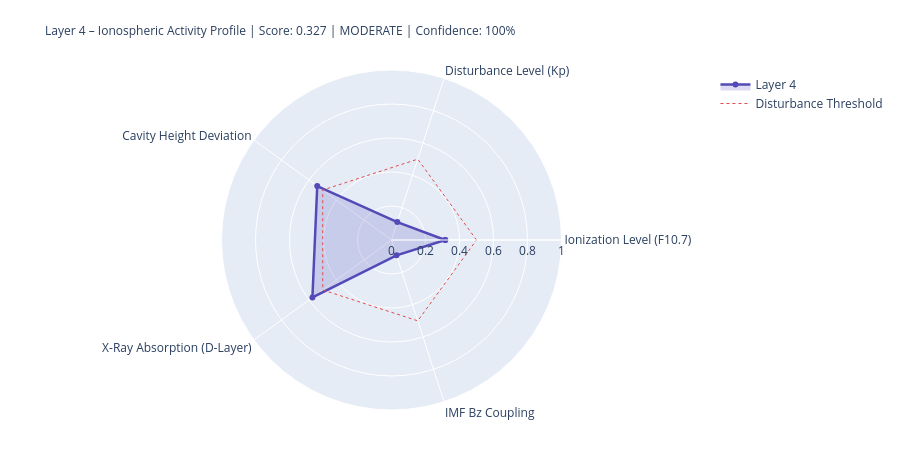

Write notebook code for a chart like this one.
### Markdown cell above
---
## 4. State Assessment & Handoff to Layer 5

### Code cell
# ============================================================
# LAYER-4-SCORE
# ============================================================

COMPONENTS = {
    'Ionization Level (F10.7)':    {'score': ioniz,       'source': 'primary' if f107_now else 'from_layer0', 'dynamic': True},
    'Disturbance Level (Kp)':          {'score': disturb,     'source': 'primary' if kp_now   else 'from_layer0', 'dynamic': True},
    'Cavity Height Deviation':    {'score': h_dev,       'source': 'derived',                                'dynamic': True},
    'X-Ray Absorption (D-Layer)':{'score': xray_ioniz,  'source': 'primary' if xray_now else 'missing',     'dynamic': True},
    'IMF Bz Coupling':             {'score': bz_coupling, 'source': 'primary' if bz_now   else 'from_layer0', 'dynamic': True},
}

available    = {k: v['score'] for k, v in COMPONENTS.items() if v['score'] is not None}
unavailable  = [k for k, v in COMPONENTS.items() if v['score'] is None]
layer4_score = round(sum(available.values()) / len(available), 4) if available else None
confidence   = round(len(available) / len(COMPONENTS), 2)
level = ('unknown' if layer4_score is None
         else 'quiet'   if layer4_score < 0.3
         else 'moderate' if layer4_score < 0.6
         else 'active')
dominant_l4 = max(available, key=available.get) if available else 'none'

# Resonance delta for Schumann SR-1
sr1_ref = schumann_freq(1, 80.0)
sr1_now = schumann_freq(1, h_eff)
sr1_delta_mhz = (sr1_now - sr1_ref) * 1000

# Propagation conditions
prop_cond = ('disturbed'   if kp_val > 4
             else 'unsettled' if kp_val > 2
             else 'normal')
if xray_class in ['X', 'M']:
    prop_cond = 'Radio-Blackout moeglich'

W = 68
print('=' * W)
print('LAYER 4 – IONOSPHERE – STATE ASSESSMENT')
print('=' * W)
for name, comp in COMPONENTS.items():
    s = comp['score']
    if s is not None:
        bar = '█' * int(s * 20) + '░' * (20 - int(s * 20))
        print(f'  {name:<36} {bar}  {s:.3f}  [{comp["source"]}]')
    else:
        print(f'  {name:<36} {"─" * 20}  n/a   [missing]')
print('-' * W)
print(f'  Score:          {layer4_score:.3f}  ({len(available)}/{len(COMPONENTS)} components)')
print(f'  Confidence:     {confidence:.0%}')
print(f'  Level:          {level.upper()}')
print(f'  Dominant:       {dominant_l4}')
print(f'  Cavity height:  {h_eff:.1f} km  (Ref: 80.0 km)')
print(f'  SR-1:           {sr1_now:.3f} Hz  (Δ {sr1_delta_mhz:+.1f} mHz vs. ref)')
print(f'  Propagation:    {prop_cond}')
print(f'  X-Ray:          {xray_class}-class  ({xray_now:.2e} W/m²)' if xray_now else '  X-Ray:          n/a')
print('=' * W)

# Radar
cats   = list(available.keys())
vals_r = list(available.values())
if len(cats) >= 3:
    fig = go.Figure()
    fig.add_trace(go.Scatterpolar(
        r=vals_r + [vals_r[0]], theta=cats + [cats[0]],
        fill='toself', fillcolor='rgba(83,74,183,0.20)',
        line=dict(color='#534AB7', width=2.5), name='Layer 4'
    ))
    fig.add_trace(go.Scatterpolar(
        r=[0.5] * (len(cats)+1), theta=cats + [cats[0]],
        line=dict(color='#E24B4A', dash='dot', width=1),
        mode='lines', name='Disturbance Threshold'
    ))
    fig.update_layout(
        title=dict(
            text=f'Layer 4 – Ionospheric Activity Profile | Score: {layer4_score:.3f} | {level.upper()} | Confidence: {confidence:.0%}',
            font=dict(size=12)
        ),
        polar=dict(radialaxis=dict(visible=True, range=[0, 1])),
        height=450, showlegend=True,
        margin=dict(l=80, r=80, t=70, b=40)
    )
    fig.show()

### Figure 1 — Plotly figure (JSON) as saved in the notebook; plotly's stock layout.template omitted (floating-point values rounded to 4 significant figures)
{"data": [{"fill": "toself", "fillcolor": "rgba(83,74,183,0.20)", "line": {"color": "#534AB7", "width": 2.5}, "name": "Layer 4", "r": [0.316, 0.111, 0.54, 0.575, 0.095, 0.316], "theta": ["Ionization Level (F10.7)", "Disturbance Level (Kp)", "Cavity Height Deviation", "X-Ray Absorption (D-Layer)", "IMF Bz Coupling", "Ionization Level (F10.7)"], "type": "scatterpolar"}, {"line": {"color": "#E24B4A", "dash": "dot", "width": 1}, "mode": "lines", "name": "Disturbance Threshold", "r": [0.5, 0.5, 0.5, 0.5, 0.5, 0.5], "theta": ["Ionization Level (F10.7)", "Disturbance Level (Kp)", "Cavity Height Deviation", "X-Ray Absorption (D-Layer)", "IMF Bz Coupling", "Ionization Level (F10.7)"], "type": "scatterpolar"}], "layout": {"height": 450, "margin": {"b": 40, "l": 80, "r": 80, "t": 70}, "polar": {"radialaxis": {"range": [0, 1], "visible": true}}, "showlegend": true, "title": {"font": {"size": 12}, "text": "Layer 4 – Ionospheric Activity Profile | Score: 0.327 | MODERATE | Confidence: 100%"}}}
